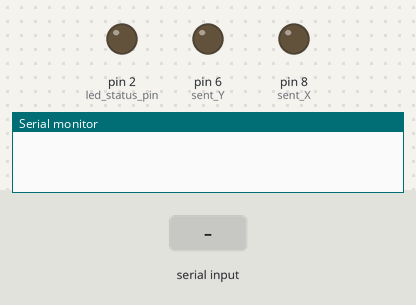
A sketch run on a simulated Arduino Uno, built with avr-gcc and run on an emulated ATmega328P. Parts: output pins drawn as LEDs (lit = HIGH), the last lines printed to the serial monitor. Dashed ring = blinking. The test bench sets the inputs (shaded band). Pins used as bus, display or sensor lines are not drawn.

Above: at 1.2 s.
1.3 s: "S,45\n" received over Serial
At 4.2 s:
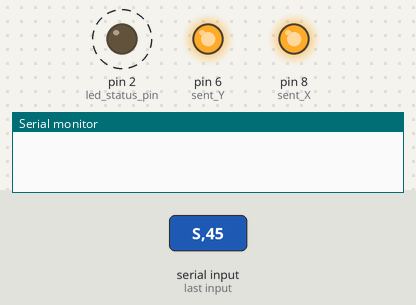
4.3 s: "X90\n" received over Serial
At 7.2 s:
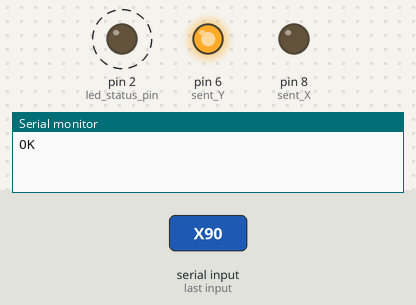
7.3 s: "Y90\n" received over Serial
At 8.7 s:
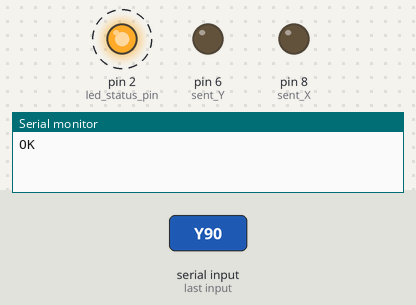
10.3 s: "S\n" received over Serial
At 12.7 s:
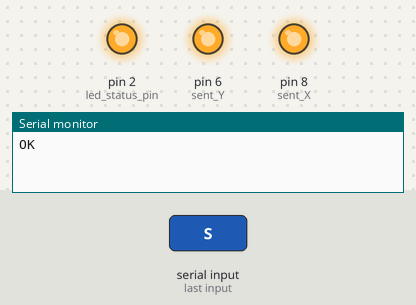
12.8 s: "Y,45\n" received over Serial
At 15.6 s:
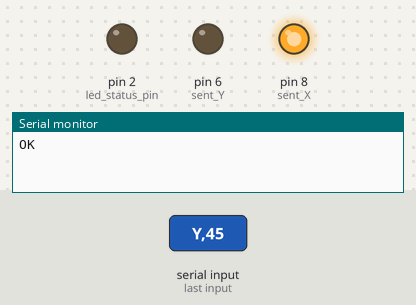
15.8 s: "X,45\n" received over Serial
At 17.2 s:
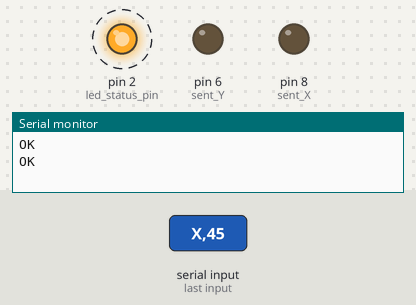
Timing chart, 0 to 19.8 s (numbered marks = the images above; inputs shaded):
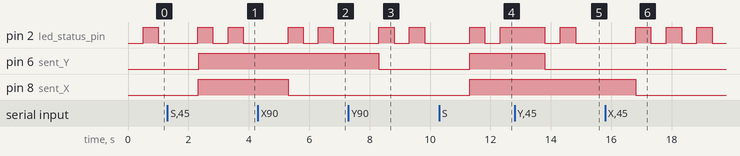

Measured:
- after the input at 1.3 s, pin 6 (sent_Y), pin 8 (sent_X): LOW → HIGH after 1.0 s
- after the input at 4.3 s, pin 8 (sent_X): HIGH → LOW after 1.0 s
- after the input at 7.3 s, pin 6 (sent_Y): HIGH → LOW after 1.0 s
- after the input at 10.3 s, pin 6 (sent_Y), pin 8 (sent_X): LOW → HIGH after 1.0 s
- after the input at 12.8 s, pin 6 (sent_Y): HIGH → LOW after 1.0 s
- after the input at 15.8 s, pin 8 (sent_X): HIGH → LOW after 1.0 s
- by itself, pin 2 (led_status_pin): alternates HIGH for 0.51 s and LOW for 0.51 s

The sketch:

motor-control-4.ino
```cpp
struct RGB {
  byte r;
  byte g;
  byte b;
};

struct VECTOR {
  unsigned long delta_X;
  float vel_X;
  unsigned long delta_Y;
  float vel_Y;
  bool pen;
};

RGB variable = { 255 , 0 , 0 };

RGB meuArray[2];

char inByte;

bool motor;

bool mystep_X = false;
bool mystep_Y = false;

unsigned long contador_X;
unsigned long contador_Y;

unsigned int sent_X = 8;
unsigned int step_X = 7;

unsigned int sent_Y = 6;
unsigned int step_Y = 5;

unsigned int vel_X = 10000;
unsigned int vel_Y = 10000;

bool dir_X = false;
bool dir_Y = false;
char command;

unsigned long number;

char buf[100];
String inputString = "";         // a String to hold incoming data

unsigned int square_side = 4;

int led_status_pin = 2;
bool led_status;
unsigned int led_status_time = 500; // 500 ms
unsigned int led_status_get_time;
unsigned int led_status_get_time_old;

unsigned int timer_global;
unsigned int timer_vel_X_old;
unsigned int timer_vel_Y_old;

unsigned long get_time_final;
unsigned long get_time_initial;

void setup() {
  // start serial port at 9600 bps:

  Serial.begin(9600);

  // initialize digital pin as an output.
  pinMode(sent_X, OUTPUT);
  pinMode(step_X, OUTPUT);

  pinMode(sent_Y, OUTPUT);
  pinMode(step_Y, OUTPUT);

  pinMode(led_status_pin, OUTPUT);

  // reserve 10 bytes for the inputString:
  //inputString.reserve(10);


}

void loop() {

  variable.r = 0;
  meuArray[0].r = 10;

  led_status_get_time = millis();
  if ( led_status_get_time - led_status_get_time_old >= led_status_time )
  {
      led_status = !led_status;
      digitalWrite(led_status_pin, led_status);
      led_status_get_time_old = millis();
  }

  //Serial.setTimeout(10);
if (Serial.available() > 0) {

    //Serial.println("serial in");

    int len = Serial.readBytes(buf,136);
    //  Serial.print("buffer=");
    //Serial.println(len);

    //if (buf[0] == 'M')
    //{
       if ( buf[0] == 'X' || buf[0] == 'Y' || buf[0] == 'S' )
       {
           command = buf[0];

           if ( buf[1] == '-' )
           {
              if ( command == 'X' )
              {
                dir_X = true;
              }
              if ( command == 'Y' )
              {
                dir_Y = true;
              }

              for (int i=0; i <= len; i++){
                if (buf[i+2] == '\n')
                {
                  break;
                }
                inputString += buf[i+2];
              }// for
           }
           else
           {
              dir_X = false;
              dir_Y = false;

              for (int i=0; i <= len; i++){
                if (buf[i+1] == '\n')
                {
                  break;
                }
                inputString += buf[i+1];
              }// for
           }

           number = inputString.toInt();

           //Serial.print("N PASSOS : ");
           //Serial.println(number);
           //Serial.println(number * 2);

           motor = true;
           inputString = "";
           memset(buf, 0, sizeof(buf)); //Limpa Buffer
           get_time_initial = micros();

       }else
       {
        Serial.println("Outro Comando");
       }

    //}// if

//    //Serial.flush();

} // if (Serial.available() > 0)


timer_global = micros();

if( motor )
{
//-----------------------------------------------
   if ( command == 'T' )
   {
    if ( timer_global - timer_vel_X_old >= vel_X )
    {
       if (contador_X <= number*2)
       {
          //dir_X = false;
          digitalWrite(sent_X, dir_X);
          digitalWrite(step_X, mystep_X);
          mystep_X = !mystep_X;
          //delayMicroseconds(vel_X);
          contador_X++;
          timer_vel_X_old = micros();
       }
        else
       {
          contador_X = 0;
          motor = false;
          digitalWrite(step_X, LOW);
          dir_X = false;

          //get_time_final = micros();
          //Serial.print("elapsed time = ");
          //Serial.println(get_time_final - get_time_initial);
       }
     }
   }
//-----------------------------------------------
   if ( command == 'X' )
   {
    if ( timer_global - timer_vel_X_old >= vel_X )
    {
       if (contador_X <= number*2)
       {
          //dir_X = false;
          digitalWrite(sent_X, dir_X);
          digitalWrite(step_X, mystep_X);
          mystep_X = !mystep_X;
          //delayMicroseconds(vel_X);
          contador_X++;
          timer_vel_X_old = micros();
       }
        else
       {
          contador_X = 0;
          motor = false;
          digitalWrite(step_X, LOW);
          dir_X = false;

          //get_time_final = micros();
          //Serial.print("elapsed time = ");
          //Serial.println(get_time_final - get_time_initial);
          Serial.println("OK");
       }
     }
   }
//-----------------------------------------------
   if ( command == 'Y' )
   {
    if ( timer_global - timer_vel_Y_old >= vel_Y )
    {
       if ( contador_Y <= (number*2)*2.45 )
       {
          //dir_Y = false;
          digitalWrite(sent_Y, dir_Y);
          digitalWrite(step_Y, mystep_Y);
          mystep_Y = !mystep_Y;
          //delayMicroseconds(vel_Y);
          contador_Y++;
          timer_vel_Y_old = micros();
       }
        else
       {
          contador_Y = 0;
          motor = false;
          digitalWrite(step_Y, LOW);
          dir_Y = false;
       }
    }
   }
//-----------------------------------------------
  if ( command == 'S' )
   {
       //Serial.println("-----------> S");
       //Serial.print("SIDE = ");
       //Serial.println(square_side);

       //------------
       // side = 4 --> X
       if ( square_side == 4 )
       {
         if (contador_X <= number*2)
         {
            dir_X = false;
            digitalWrite(sent_X, dir_X);
            digitalWrite(step_X, mystep_X);
            mystep_X = !mystep_X;
            delayMicroseconds(vel_X);
            contador_X++;
         }else
         {
            square_side = 3;
            contador_X = 0;
            digitalWrite(step_X, LOW);
         }
       }
       //------------
       // side = 3 --> Y
       if ( square_side == 3 )
       {
         if (contador_Y <= (number*2)*2.45)
         {
            dir_Y = false;
            digitalWrite(sent_Y, dir_Y);
            digitalWrite(step_Y, mystep_Y);
            mystep_Y = !mystep_Y;
            delayMicroseconds(vel_Y);
            contador_Y++;
         }else
         {
            square_side = 2;
            contador_Y = 0;
            digitalWrite(step_Y, LOW);
         }
       }
       //------------
       // side = 2 <-- X
       if ( square_side == 2 )
       {
         if (contador_X <= number*2)
         {
            dir_X = true;
            digitalWrite(sent_X, dir_X);
            digitalWrite(step_X, mystep_X);
            mystep_X = !mystep_X;
            delayMicroseconds(vel_X);
            contador_X++;
         }else
         {
            square_side = 1;
            contador_X = 0;
            digitalWrite(step_X, LOW);
         }
       }
       //------------
       // side = 1 <-- Y
       if ( square_side == 1 )
       {
         if (contador_Y <= (number*2)*2.45)
         {
            dir_Y = true;
            digitalWrite(sent_Y, dir_Y);
            digitalWrite(step_Y, mystep_Y);
            mystep_Y = !mystep_Y;
            delayMicroseconds(vel_Y);
            contador_Y++;
         }else
         {
            square_side = 4;
            contador_Y = 0;
            digitalWrite(step_Y, LOW);
            motor = false;
            command = '0';
         }
       }
      //------------

   }
//-----------------------------------------------
}


}
```
